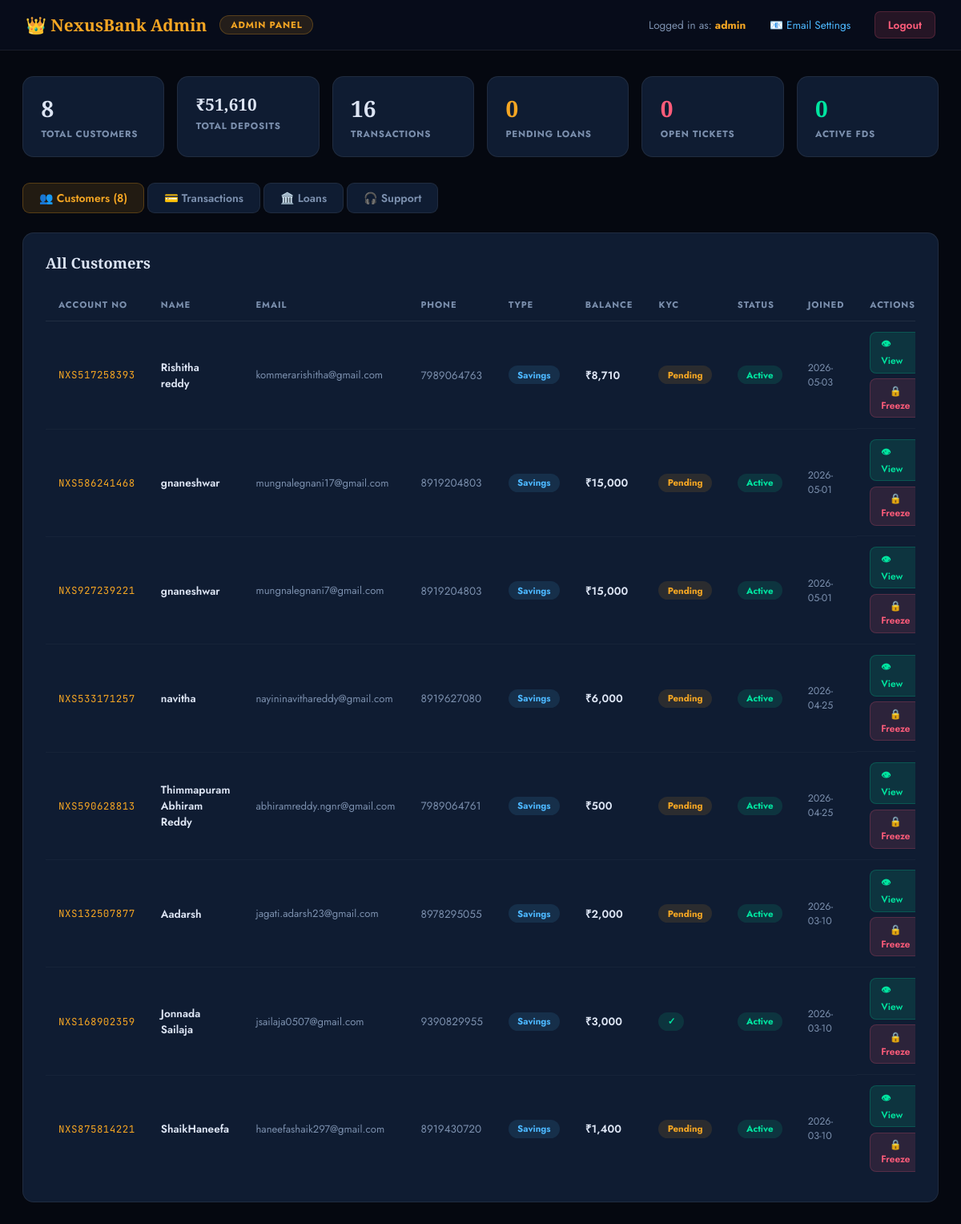
Page /admin (signed in) on the committed database.
### tables this page shows
CREATE TABLE users (
        id           INTEGER PRIMARY KEY AUTOINCREMENT,
        account_no   TEXT UNIQUE NOT NULL,
        name         TEXT NOT NULL,
        email        TEXT UNIQUE NOT NULL,
        phone        TEXT NOT NULL,
        dob          TEXT,
        address      TEXT,
        pin_hash     TEXT NOT NULL,
        account_type TEXT DEFAULT 'Savings',
        balance      REAL DEFAULT 0,
        status       TEXT DEFAULT 'Active',
        kyc_verified INTEGER DEFAULT 0,
        created_at   TEXT NOT NULL
    );

### app.py (the view)
@app.route("/admin")
@admin_required
def admin_dashboard():
    db = get_db()
    users  = db.execute("SELECT * FROM users ORDER BY created_at DESC").fetchall()
    txns   = db.execute("SELECT t.*,u.name FROM transactions t JOIN users u ON t.account_no=u.account_no ORDER BY t.id DESC LIMIT 20").fetchall()
    loans  = db.execute("SELECT l.*,u.name FROM loans l JOIN users u ON l.account_no=u.account_no ORDER BY l.id DESC").fetchall()
    tickets= db.execute("SELECT s.*,u.name FROM support_tickets s JOIN users u ON s.account_no=u.account_no ORDER BY s.id DESC").fetchall()
    stats  = {
        "total_users":    db.execute("SELECT COUNT(*) FROM users").fetchone()[0],
        "total_balance":  db.execute("SELECT SUM(balance) FROM users").fetchone()[0] or 0,
        "total_txns":     db.execute("SELECT COUNT(*) FROM transactions").fetchone()[0],
        "pending_loans":  db.execute("SELECT COUNT(*) FROM loans WHERE status='Pending'").fetchone()[0],
        "open_tickets":   db.execute("SELECT COUNT(*) FROM support_tickets WHERE status='Open'").fetchone()[0],
        "total_fds":      db.execute("SELECT COUNT(*) FROM fixed_deposits WHERE status='Active'").fetchone()[0],
    }
    db.close()
    return render_template("admin_dashboard.html", users=users, txns=txns,
                           loans=loans, tickets=tickets, stats=stats)

### app.py (called while the page is built)
def get_db():
    conn = sqlite3.connect(DB)
    conn.row_factory = sqlite3.Row
    return conn

def admin_required(f):
    @wraps(f)
    def dec(*a, **k):
        if "admin" not in session:
            return redirect(url_for("admin_login"))
        return f(*a, **k)
    return dec

### templates/admin_dashboard.html (shortened to what this page needs)
<!DOCTYPE html>
<html lang="en">
<head>
</head>
<body>
<nav class="anav">
  <div class="anav-logo">👑 NexusBank Admin</div>
  <span class="tag-admin">ADMIN PANEL</span>
  <span style="margin-left:auto;color:var(--fog);font-size:.85rem">Logged in as: <strong style="color:var(--amber)">{{ session.admin }}</strong></span>
  <a href="{{ url_for('admin_email_settings') }}" class="lnk" style="color:var(--sky);border-color:rgba(77,184,255,.2)">📧 Email Settings</a>
  <a href="{{ url_for('admin_logout') }}" class="lnk logout">Logout</a>
</nav>
<div class="wrap">
  <div class="stats">
    <div class="sc"><div class="sc-val">{{ stats.total_users }}</div><div class="sc-lbl">Total Customers</div></div>
    <div class="sc"><div class="sc-val" style="font-size:1.3rem">₹{{ "{:,.0f}".format(stats.total_balance) }}</div><div class="sc-lbl">Total Deposits</div></div>
    <div class="sc"><div class="sc-val">{{ stats.total_txns }}</div><div class="sc-lbl">Transactions</div></div>
    <div class="sc"><div class="sc-val" style="color:var(--amber)">{{ stats.pending_loans }}</div><div class="sc-lbl">Pending Loans</div></div>
    <div class="sc"><div class="sc-val" style="color:var(--rose)">{{ stats.open_tickets }}</div><div class="sc-lbl">Open Tickets</div></div>
    <div class="sc"><div class="sc-val" style="color:var(--emerald)">{{ stats.total_fds }}</div><div class="sc-lbl">Active FDs</div></div>
  </div>
  <div class="tabs">
    <div class="tab active" onclick="showTab('customers')">👥 Customers ({{ users|length }})</div>
    <div class="tab" onclick="showTab('transactions')">💳 Transactions</div>
    <div class="tab" onclick="showTab('loans')">🏛️ Loans{% if stats.pending_loans %} ({{ stats.pending_loans }} pending){% endif %}</div>
    <div class="tab" onclick="showTab('tickets')">🎧 Support{% if stats.open_tickets %} ({{ stats.open_tickets }} open){% endif %}</div>
  </div>
  <div class="panel active" id="tab-customers">
    <div class="card">
      <div class="card-hd">All Customers</div>
      <div class="tbl-wrap">
        <table>
          <thead><tr><th>Account No</th><th>Name</th><th>Email</th><th>Phone</th><th>Type</th><th>Balance</th><th>KYC</th><th>Status</th><th>Joined</th><th>Actions</th></tr></thead>
          <tbody>
            {% for u in users %}
            <tr>
              <td class="mono" style="font-size:.78rem;color:var(--amber)">{{ u.account_no }}</td>
              <td style="font-weight:600">{{ u.name }}</td>
              <td class="muted" style="font-size:.82rem">{{ u.email }}</td>
              <td class="muted">{{ u.phone }}</td>
              <td><span class="badge b-sky">{{ u.account_type }}</span></td>
              <td style="font-weight:600">₹{{ "{:,.0f}".format(u.balance) }}</td>
              <td>{% if u.kyc_verified %}<span class="badge b-green">✓</span>{% else %}<span class="badge b-amber">Pending</span>{% endif %}</td>
              <td>{% if u.status=='Active' %}<span class="badge b-green">Active</span>{% else %}<span class="badge b-red">Frozen</span>{% endif %}</td>
              <td class="muted" style="font-size:.78rem">{{ u.created_at[:10] }}</td>
              <td style="display:flex;gap:.4rem;flex-wrap:wrap">
                <a href="{{ url_for('admin_user_detail', acc_no=u.account_no) }}" class="btn btn-approve" style="font-size:.75rem;padding:.35rem .8rem">👁 View</a>
                <form method="POST" action="{{ url_for('admin_freeze', acc_no=u.account_no) }}" style="display:inline">
                  <button type="submit" class="btn {% if u.status=='Active' %}btn-reject{% else %}btn-approve{% endif %}" style="font-size:.75rem;padding:.35rem .8rem">
                    {% if u.status=='Active' %}🔒 Freeze{% else %}🔓 Unfreeze{% endif %}
                  </button>
                </form>
              </td>
            </tr>
            {% endfor %}
          </tbody>
        </table>
      </div>
    </div>
  </div>
</div>
</body>
</html>

### templates/admin_dashboard.html (style rules this page uses)
*,*::before,*::after { box-sizing:border-box;margin:0;padding:0 }
:root { --void:#050810;--base:#080e1c;--card:#0f1c32;--lift:#142240;--rim:rgba(255,255,255,.07);--amber:#f5a623;--emerald:#00e5a0;--rose:#ff5c7a;--sky:#4db8ff;--ink:#dde5f4;--fog:#7b8fad }
body { font-family:'Jost',sans-serif;background:var(--void);color:var(--ink);min-height:100vh }
a { color:var(--amber);text-decoration:none }
.anav { background:rgba(8,14,28,.9);backdrop-filter:blur(20px);border-bottom:1px solid var(--rim);padding:.9rem 2rem;display:flex;align-items:center;gap:1rem;flex-wrap:wrap;position:sticky;top:0;z-index:100 }
.anav-logo { font-family:'Cormorant Garamond',serif;font-size:1.3rem;font-weight:700;color:var(--amber);display:flex;align-items:center;gap:.5rem }
.anav a.lnk { font-size:.85rem;color:var(--fog);padding:.35rem .85rem;border-radius:7px;transition:all .2s }
.tag-admin { background:rgba(245,166,35,.12);color:var(--amber);border:1px solid rgba(245,166,35,.25);padding:.2rem .8rem;border-radius:20px;font-size:.72rem;font-weight:700;letter-spacing:.07em }
.logout { background:rgba(255,92,122,.12);color:var(--rose) !important;border:1px solid rgba(255,92,122,.2);padding:.35rem 1rem !important;border-radius:7px !important;font-weight:600 !important }
.wrap { max-width:1280px;margin:0 auto;padding:2rem 1.75rem 5rem }
.stats { display:grid;grid-template-columns:repeat(6,1fr);gap:1rem;margin-bottom:2rem }
.sc { background:var(--card);border:1px solid var(--rim);border-radius:14px;padding:1.25rem 1.4rem }
.sc-val { font-family:'Cormorant Garamond',serif;font-size:1.75rem;font-weight:700;color:var(--ink) }
.sc-lbl { font-size:.72rem;font-weight:700;text-transform:uppercase;letter-spacing:.07em;color:var(--fog);margin-top:.3rem }
.tabs { display:flex;gap:.25rem;margin-bottom:1.5rem;flex-wrap:wrap }
.tab { padding:.5rem 1.25rem;border-radius:9px;font-size:.875rem;font-weight:600;cursor:pointer;background:var(--card);border:1px solid var(--rim);color:var(--fog);transition:all .2s }
.tab.active,.tab:hover { background:rgba(245,166,35,.12);color:var(--amber);border-color:rgba(245,166,35,.25) }
.panel { display:none }
.panel.active { display:block }
.card { background:var(--card);border:1px solid var(--rim);border-radius:14px;padding:1.5rem 1.75rem }
.card-hd { font-family:'Cormorant Garamond',serif;font-size:1.15rem;font-weight:700;margin-bottom:1.25rem }
.tbl-wrap { overflow-x:auto }
table { width:100%;border-collapse:collapse;font-size:.85rem }
thead { border-bottom:1px solid rgba(255,255,255,.08) }
th { padding:.75rem 1rem;text-align:left;font-size:.7rem;font-weight:700;letter-spacing:.08em;text-transform:uppercase;color:var(--fog);white-space:nowrap }
td { padding:.8rem 1rem;border-bottom:1px solid rgba(255,255,255,.03);vertical-align:middle }
tr:last-child td { border-bottom:none }
.badge { display:inline-flex;align-items:center;padding:.22rem .7rem;border-radius:20px;font-size:.72rem;font-weight:700 }
.b-green { background:rgba(0,229,160,.12);color:var(--emerald) }
.b-amber { background:rgba(245,166,35,.12);color:var(--amber) }
.b-sky { background:rgba(77,184,255,.12);color:var(--sky) }
.btn { display:inline-flex;align-items:center;gap:.4rem;padding:.4rem .9rem;border-radius:8px;border:none;cursor:pointer;font-family:'Jost',sans-serif;font-weight:600;font-size:.8rem;text-decoration:none;transition:all .2s }
.btn-approve { background:rgba(0,229,160,.12);color:var(--emerald);border:1px solid rgba(0,229,160,.2) }
.btn-reject { background:rgba(255,92,122,.12);color:var(--rose);border:1px solid rgba(255,92,122,.2) }
.muted { color:var(--fog) }
.mono { font-family:'JetBrains Mono',monospace;letter-spacing:.04em }

### rows in the picture
users: account_no "NXS517258393", name "Rishitha reddy", email "kommerarishitha@gmail.com", phone "7989064763", account_type "Savings", balance "8,710", kyc_verified "Pending", status "Active", created_at "2026-05-03"
users: account_no "NXS586241468", name "gnaneshwar", email "mungnalegnani17@gmail.com", phone "8919204803", account_type "Savings", balance "15,000", kyc_verified "Pending", status "Active", created_at "2026-05-01"
users: account_no "NXS927239221", name "gnaneshwar", email "mungnalegnani7@gmail.com", phone "8919204803", account_type "Savings", balance "15,000", kyc_verified "Pending", status "Active", created_at "2026-05-01"
users: account_no "NXS533171257", name "navitha", email "nayininavithareddy@gmail.com", phone "8919627080", account_type "Savings", balance "6,000", kyc_verified "Pending", status "Active", created_at "2026-04-25"
users: account_no "NXS590628813", name "Thimmapuram Abhiram Reddy", email "abhiramreddy.ngnr@gmail.com", phone "7989064761", account_type "Savings", balance "500", kyc_verified "Pending", status "Active", created_at "2026-04-25"
users: account_no "NXS132507877", name "Aadarsh", email "jagati.adarsh23@gmail.com", phone "8978295055", account_type "Savings", balance "2,000", kyc_verified "Pending", status "Active", created_at "2026-03-10"
users: account_no "NXS168902359", name "Jonnada Sailaja", email "jsailaja0507@gmail.com", phone "9390829955", account_type "Savings", balance "3,000", status "Active", created_at "2026-03-10"
users: account_no "NXS875814221", name "ShaikHaneefa", email "haneefashaik297@gmail.com", phone "8919430720", account_type "Savings", balance "1,400", kyc_verified "Pending", status "Active", created_at "2026-03-10"

### other values in the picture
{{ session.admin }} "admin"
{{ stats.total_users }} "8"
{{ "{:,.0f}".format(stats.total_balance) }} "51,610"
{{ stats.total_txns }} "16"
{{ stats.pending_loans }} "0"
{{ stats.open_tickets }} "0"
{{ stats.total_fds }} "0"
{{ users|length }} "8"
